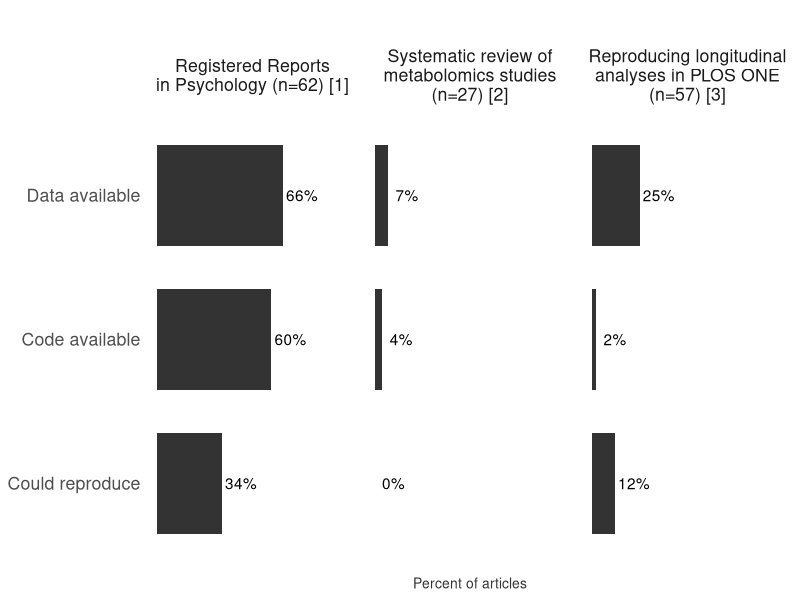

Write R code to recreate this figure.
## ---- chunk 1
#| fig-width: 10
#| fig-height: 4
library(tidyverse)
tribble(
    ~study, ~text, ~value, ~total,
    1,"Data available", 41, 62,
    1,"Code available", 37, 62,
    1,"Could reproduce", 21, 62,
    2,"Data available", 2, 27,
    2,"Code available", 1, 27,
    2,"Could reproduce", 0, 27,
    3,"Data available", 14, 57,
    3,"Code available", 1, 57,
    3,"Could reproduce", 7, 57,
) %>% 
    mutate(
        study = fct_recode(
            as_factor(study),
            "Registered Reports\nin Psychology (n=62) [1]" = "1",
            "Systematic review of\nmetabolomics studies\n(n=27) [2]" = "2",
            "Reproducing longitudinal\nanalyses in PLOS ONE\n(n=57) [3]" = "3"
        ),
        text = fct_rev(fct_inorder(text)),
        value = round((value / total) * 100, 0)
    ) %>% 
    ggplot(aes(x = text, y = value, label = paste0(value, "%"))) +
    geom_col(fill = "gray20", width = 0.7) +
    geom_text(nudge_y = 10) +
    theme_minimal() +
    coord_flip(ylim = c(0, 100)) +
    facet_grid(cols = vars(study), scales = "free") +
    labs(y = "Percent of articles",
         title = "") +
    theme(
      
        text = element_text(size = 16),
        axis.title.y = element_blank(),
        panel.grid = element_blank(),
        axis.text.x = element_blank(),
        axis.title.x = element_text(colour = "grey20", size = 10),
        axis.line = element_blank(),
        panel.border = element_blank(),
        panel.background = element_rect(fill = 'transparent', colour = NA),
        plot.background = element_rect(fill = 'transparent', colour = NA)
    )
